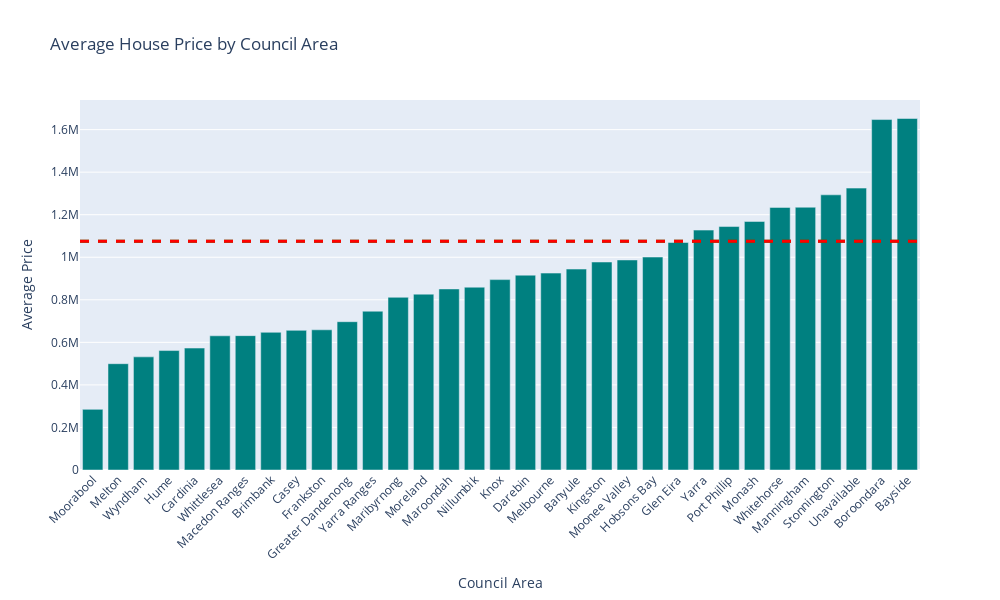

Notebook code cell kept with this figure:
### Code cell
avg_price = df['Price'].mean()
fig.add_hline(y=avg_price, line_width=3, line_dash="dash", line_color="red")
fig.show()

### Figure 1 — Plotly figure (JSON) as saved in the notebook; plotly's stock layout.template omitted (floating-point values rounded to 4 significant figures)
{"data": [{"marker": {"color": "teal"}, "type": "bar", "x": ["Moorabool", "Melton", "Wyndham", "Hume", "Cardinia", "Whittlesea", "Macedon Ranges", "Brimbank", "Casey", "Frankston", "Greater Dandenong", "Yarra Ranges", "Maribyrnong", "Moreland", "Maroondah", "Nillumbik", "Knox", "Darebin", "Melbourne", "Banyule", "Kingston", "Moonee Valley", "Hobsons Bay", "Glen Eira", "Yarra", "Port Phillip", "Monash", "Whitehorse", "Manningham", "Stonnington", "Unavailable", "Boroondara", "Bayside"], "y": [285000, 499600.0, 531800.0, 561400.0, 573125, 630800.0, 631600.0, 647200.0, 656400.0, 659000.0, 697100.0, 746400.0, 811700.0, 826600.0, 851025, 859300.0, 894900.0, 915800.0, 925500.0, 944400.0, 977600.0, 987300.0, 1001000.0, 1069000.0, 1128000.0, 1144000.0, 1168000.0, 1234000.0, 1235000.0, 1293000.0, 1325000, 1647000.0, 1652000.0]}], "layout": {"height": 600, "shapes": [{"line": {"color": "green", "dash": "dash", "width": 3}, "type": "line", "x0": 0, "x1": 1, "xref": "x domain", "y0": 1076000.0, "y1": 1076000.0, "yref": "y"}, {"line": {"color": "red", "dash": "dash", "width": 3}, "type": "line", "x0": 0, "x1": 1, "xref": "x domain", "y0": 1076000.0, "y1": 1076000.0, "yref": "y"}], "title": {"text": "Average House Price by Council Area"}, "width": 1000, "xaxis": {"tickangle": -45, "title": {"text": "Council Area"}}, "yaxis": {"title": {"text": "Average Price"}}}}
